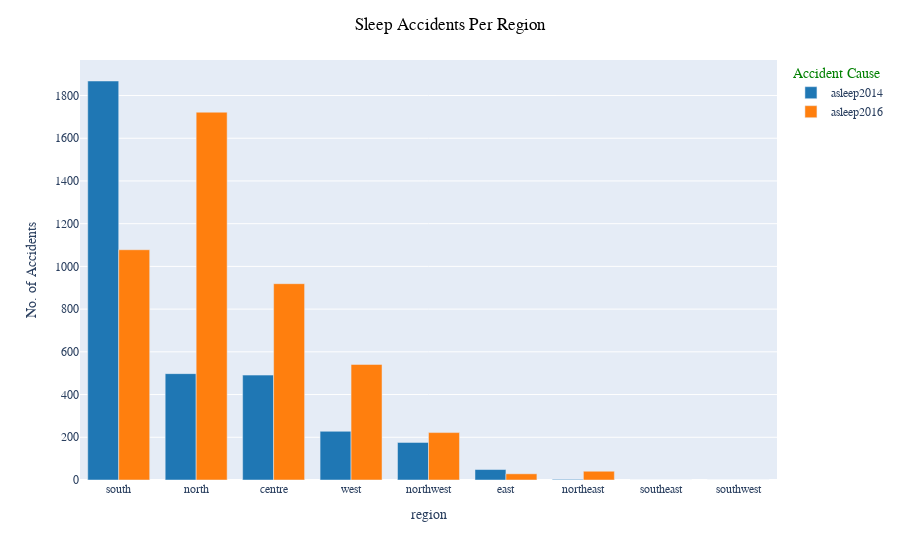

Write notebook code for a chart like this one.
### Markdown cell above
#### 4.1.7. Accidents Caused by Sleep Per Region

### Code cell
fig_6 = px.bar(asleep_region, y=["asleep2014", "asleep2016"], barmode="group",
              labels={"value": "No. of Accidents", "variable": "Accident Cause"},
              color_discrete_sequence=px.colors.qualitative.D3)
fig_6.update_layout(title_text="Sleep Accidents Per Region", title_x=0.5,
                   font_family="Times New Roman", title_font_family="Times New Roman", 
                    title_font_color="black", legend_title_font_color="green")
fig_6.update_xaxes(title_font_family="Times New Roman")

### Figure 1 — Plotly figure (JSON) as saved in the notebook; plotly's stock layout.template omitted (floating-point values rounded to 4 significant figures)
{"data": [{"alignmentgroup": "True", "hovertemplate": "Accident Cause=asleep2014<br>region=%{x}<br>No. of Accidents=%{y}<extra></extra>", "legendgroup": "asleep2014", "marker": {"color": "#1F77B4", "pattern": {"shape": ""}}, "name": "asleep2014", "offsetgroup": "asleep2014", "orientation": "v", "showlegend": true, "textposition": "auto", "x": ["south", "north", "centre", "west", "northwest", "east", "northeast", "southeast", "southwest"], "xaxis": "x", "y": [1868, 498, 491, 228, 176, 49, 3, 0, 0], "yaxis": "y", "type": "bar"}, {"alignmentgroup": "True", "hovertemplate": "Accident Cause=asleep2016<br>region=%{x}<br>No. of Accidents=%{y}<extra></extra>", "legendgroup": "asleep2016", "marker": {"color": "#FF7F0E", "pattern": {"shape": ""}}, "name": "asleep2016", "offsetgroup": "asleep2016", "orientation": "v", "showlegend": true, "textposition": "auto", "x": ["south", "north", "centre", "west", "northwest", "east", "northeast", "southeast", "southwest"], "xaxis": "x", "y": [1078, 1722, 919, 541, 222, 29, 41, 0, 0], "yaxis": "y", "type": "bar"}], "layout": {"xaxis": {"anchor": "y", "domain": [0, 1], "title": {"text": "region", "font": {"family": "Times New Roman"}}, "type": "category", "range": [-0.5, 8.5], "autorange": true}, "yaxis": {"anchor": "x", "domain": [0, 1], "title": {"text": "No. of Accidents"}, "type": "linear", "range": [0, 1966.0], "autorange": true}, "legend": {"title": {"text": "Accident Cause", "font": {"color": "green"}}, "tracegroupgap": 0}, "margin": {"t": 60}, "barmode": "group", "title": {"font": {"family": "Times New Roman", "color": "black"}, "text": "Sleep Accidents Per Region", "x": 0.5}, "font": {"family": "Times New Roman"}, "autosize": true}}
